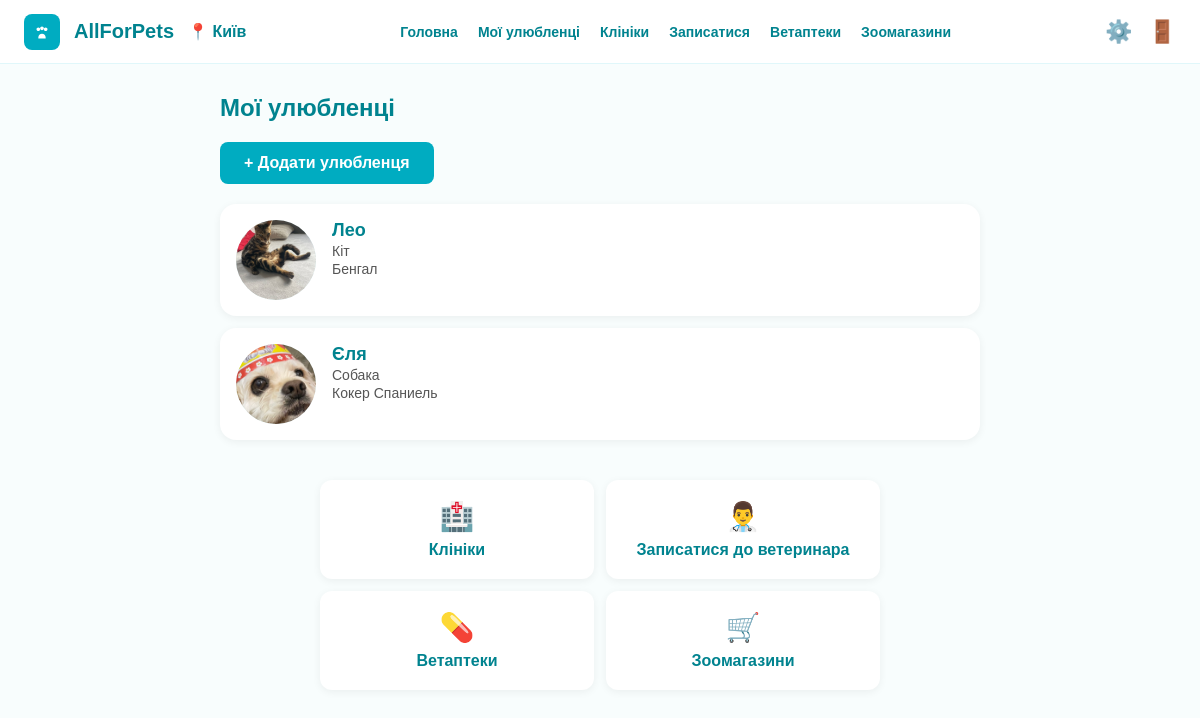
The page /pets (signed in) on the database its author committed.
### main.py (models this page shows)
class Pet(Base):
    __tablename__ = "pets"
    id = Column(Integer, primary_key=True, index=True)
    owner_id = Column(Integer, ForeignKey("users.id"))
    name = Column(String, nullable=False)
    species = Column(String, nullable=False)
    breed = Column(String, nullable=True)
    birth_date = Column(Date, nullable=True)
    gender = Column(String, nullable=True)
    medical_notes = Column(Text, nullable=True)
    medical_doc = Column(String, nullable=True)
    photo = Column(String, nullable=True)
    created_at = Column(DateTime, default=datetime.utcnow)
    owner = relationship("User", back_populates="pets")
    moods = relationship("Mood", back_populates="pet")
    visits = relationship("Visit", back_populates="pet")
    reminders = relationship("Reminder", back_populates="pet")

### main.py (the view)
@app.get("/pets", response_class=HTMLResponse)
async def pets_page(request: Request, db: Session = Depends(get_db)):
    user = get_current_user(request, db)
    if not user:
        return RedirectResponse(url="/login")
    pets = db.query(Pet).filter(Pet.owner_id == user.id).all()
    return templates.TemplateResponse(request, "pets.html", {"user": user, "pets": pets})

### templates/pets.html (shortened to what this page needs)
<!DOCTYPE html>
<html lang="uk">
<head>
</head>
<body>
    <div class="topbar">
        <div class="left-part">
            <div class="logo-paw">
                <svg width="22" height="22" viewBox="0 0 24 24" fill="white">
                    <path d="M12 10c1.1 0 2-.9 2-2s-.9-2-2-2-2 .9-2 2 .9 2 2 2zm-4 1c1.1 0 2-.9 2-2s-.9-2-2-2-2 .9-2 2 .9 2 2 2zm8 0c1.1 0 2-.9 2-2s-.9-2-2-2-2 .9-2 2 .9 2 2 2zm-4 3c-2.2 0-4 1.8-4 4v1h8v-1c0-2.2-1.8-4-4-4z"/>
                </svg>
            </div>
            <div class="app-name">AllForPets</div>
            <div class="city">📍 Київ</div>
        </div>
        <div class="nav-top">
            <a href="/">Головна</a>
            <a href="/pets">Мої улюбленці</a>
            <a href="/clinics">Клініки</a>
            <a href="/search">Записатися</a>
            <a href="/pharmacies">Ветаптеки</a>
            <a href="#">Зоомагазини</a>
        </div>
        <div class="right-part">
            <a href="/settings" class="icon-btn">⚙️</a>
            <a href="/logout" class="icon-btn">🚪</a>
        </div>
    </div>
    <div class="container">
        <h2>Мої улюбленці</h2>
        <a href="/add-pet" class="add-btn">+ Додати улюбленця</a>
        {% if pets %}
            {% for p in pets %}
            <a href="/pet/{{ p.id }}" class="pet-card">
                {% if p.photo %}<img src="{{ p.photo }}" alt="">{% else %}<div style="width:80px;height:80px;border-radius:50%;background:#e0f7fa;display:flex;align-items:center;justify-content:center;font-size:32px;">🐾</div>{% endif %}
                <div class="pet-info">
                    <div class="pet-name">{{ p.name }}</div>
                    <div class="meta">{{ p.species }}</div>
                    {% if p.breed %}<div class="meta">{{ p.breed }}</div>{% endif %}
                </div>
            </a>
            {% endfor %}
        {% else %}
            <p>У вас ще немає улюбленців.</p>
        {% endif %}
    </div>
    <div class="quick-links">
        <a href="/clinics" class="quick-link"><span>🏥</span>Клініки</a>
        <a href="/search" class="quick-link"><span>👨‍⚕️</span>Записатися до ветеринара</a>
        <a href="/pharmacies" class="quick-link"><span>💊</span>Ветаптеки</a>
        <a href="#" class="quick-link"><span>🛒</span>Зоомагазини</a>
    </div>
</body>
</html>

### templates/pets.html (style rules this page uses)
* { box-sizing: border-box; margin: 0; padding: 0; }
body { font-family: Arial, sans-serif; background: #f8fdfd; color: #333; }
.topbar { position: sticky; top: 0; z-index: 100; background: white; border-bottom: 1px solid #e0f7fa; display: flex; align-items: center; justify-content: space-between; padding: 12px 24px; height: 64px; }
.left-part { display: flex; align-items: center; gap: 14px; }
.logo-paw { width: 36px; height: 36px; background: #00acc1; border-radius: 8px; display: flex; align-items: center; justify-content: center; }
.app-name { font-size: 20px; font-weight: 700; color: #00838f; }
.city { display: flex; align-items: center; gap: 6px; color: #00838f; font-weight: 600; }
.right-part { display: flex; align-items: center; gap: 16px; }
.icon-btn { background: none; border: none; cursor: pointer; font-size: 22px; color: #00838f; text-decoration: none; }
.nav-top { display: flex; gap: 20px; align-items: center; }
.nav-top a { color: #00838f; text-decoration: none; font-weight: 600; font-size: 14px; }
.container { max-width: 800px; margin: 30px auto; padding: 0 20px; }
h2 { color: #00838f; margin-bottom: 20px; }
.pet-card { background: white; border-radius: 16px; padding: 16px; margin-bottom: 12px; box-shadow: 0 2px 8px rgba(0,0,0,0.06); display: flex; gap: 16px; text-decoration: none; color: inherit; }
.pet-card img { width: 80px; height: 80px; border-radius: 50%; object-fit: cover; background: #e0f7fa; }
.pet-info { flex: 1; }
.pet-name { font-size: 18px; font-weight: 700; color: #00838f; }
.meta { font-size: 14px; color: #555; margin: 2px 0; }
.add-btn { display: inline-block; background: #00acc1; color: white; padding: 12px 24px; border-radius: 8px; text-decoration: none; font-weight: 600; margin-bottom: 20px; }
.quick-links { display: grid; grid-template-columns: repeat(2, 1fr); gap: 12px; max-width: 600px; margin: 40px auto; padding: 0 20px; }
.quick-link { background: white; border-radius: 12px; padding: 20px; text-align: center; text-decoration: none; color: #00838f; box-shadow: 0 2px 8px rgba(0,0,0,0.06); font-weight: 600; }
.quick-link span { font-size: 28px; display: block; margin-bottom: 8px; }

### rows shown on the page
Pet: photo (picture), name "Лео", species "Кіт", breed "Бенгал"
Pet: photo (picture), name "Єля", species "Собака", breed "Кокер Спаниель"
